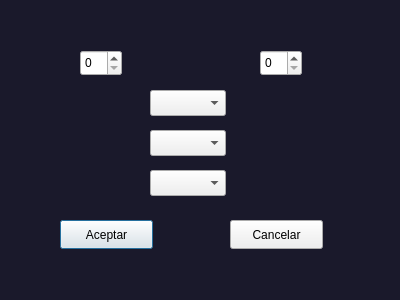
<?xml version="1.0" encoding="UTF-8"?>
<ui version="4.0">
 <class>AjustesDialog</class>
 <widget class="QDialog" name="AjustesDialog">
  <property name="geometry">
   <rect>
    <x>0</x>
    <y>0</y>
    <width>400</width>
    <height>300</height>
   </rect>
  </property>
  <property name="windowTitle">
   <string>Dialog</string>
  </property>
  <property name="styleSheet">
   <string notr="true">QDialog { background-color: #1a192b; }
 </string>
  </property>
  <widget class="QSpinBox" name="sbFilas">
   <property name="geometry">
    <rect>
     <x>80</x>
     <y>50</y>
     <width>42</width>
     <height>26</height>
    </rect>
   </property>
  </widget>
  <widget class="QSpinBox" name="sbColumnas">
   <property name="geometry">
    <rect>
     <x>260</x>
     <y>50</y>
     <width>42</width>
     <height>26</height>
    </rect>
   </property>
  </widget>
  <widget class="QComboBox" name="cbCarnivoro">
   <property name="geometry">
    <rect>
     <x>150</x>
     <y>170</y>
     <width>76</width>
     <height>26</height>
    </rect>
   </property>
  </widget>
  <widget class="QPushButton" name="btnAceptar">
   <property name="geometry">
    <rect>
     <x>60</x>
     <y>220</y>
     <width>93</width>
     <height>29</height>
    </rect>
   </property>
   <property name="text">
    <string>Aceptar</string>
   </property>
  </widget>
  <widget class="QPushButton" name="btnCancelar">
   <property name="geometry">
    <rect>
     <x>230</x>
     <y>220</y>
     <width>93</width>
     <height>29</height>
    </rect>
   </property>
   <property name="text">
    <string>Cancelar</string>
   </property>
  </widget>
  <widget class="QComboBox" name="cbHerbivoro">
   <property name="geometry">
    <rect>
     <x>150</x>
     <y>130</y>
     <width>76</width>
     <height>26</height>
    </rect>
   </property>
  </widget>
  <widget class="QComboBox" name="cbPlanta">
   <property name="geometry">
    <rect>
     <x>150</x>
     <y>90</y>
     <width>76</width>
     <height>26</height>
    </rect>
   </property>
  </widget>
 </widget>
 <resources/>
 <connections/>
</ui>
